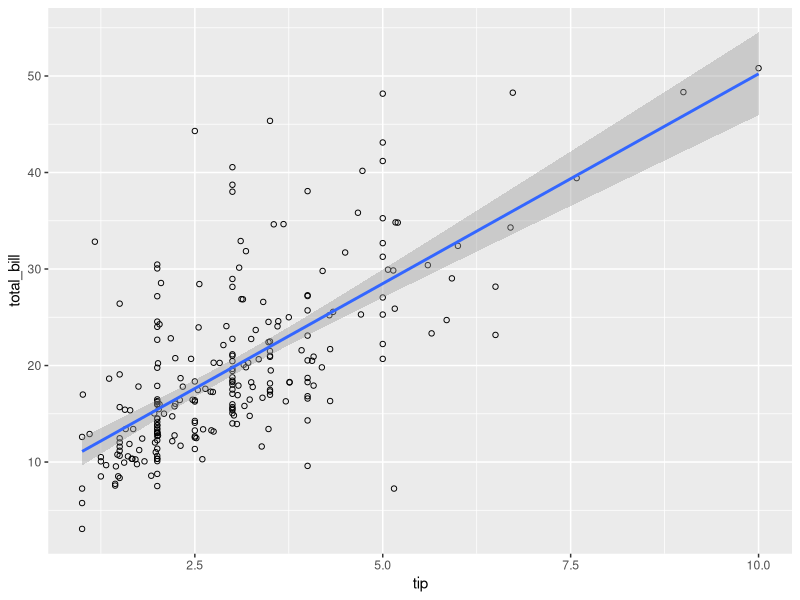
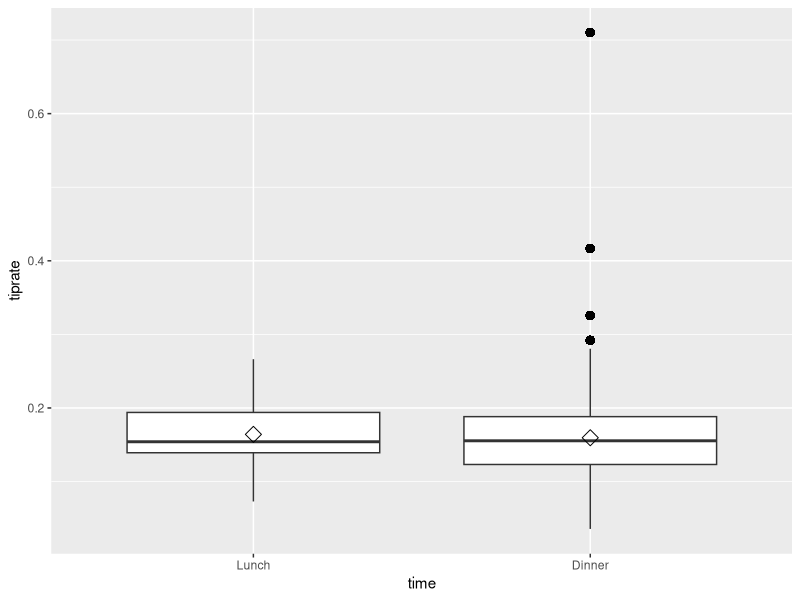
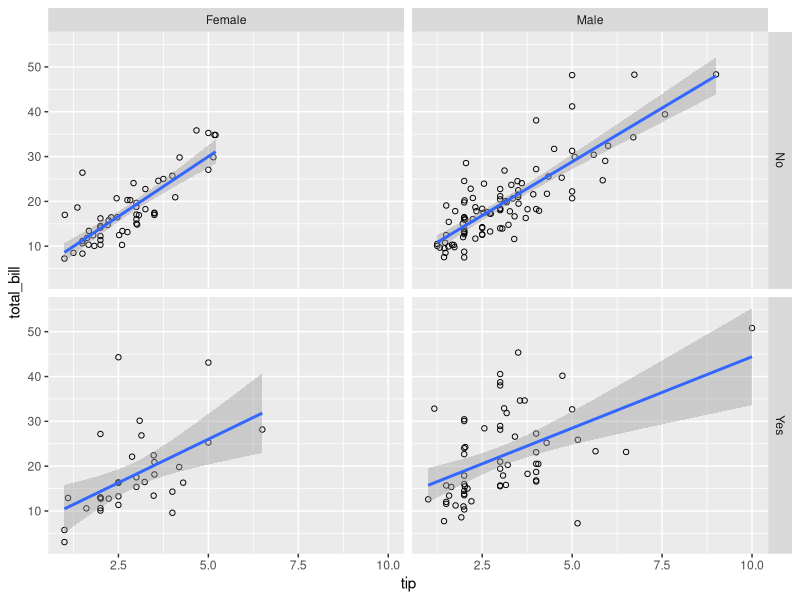
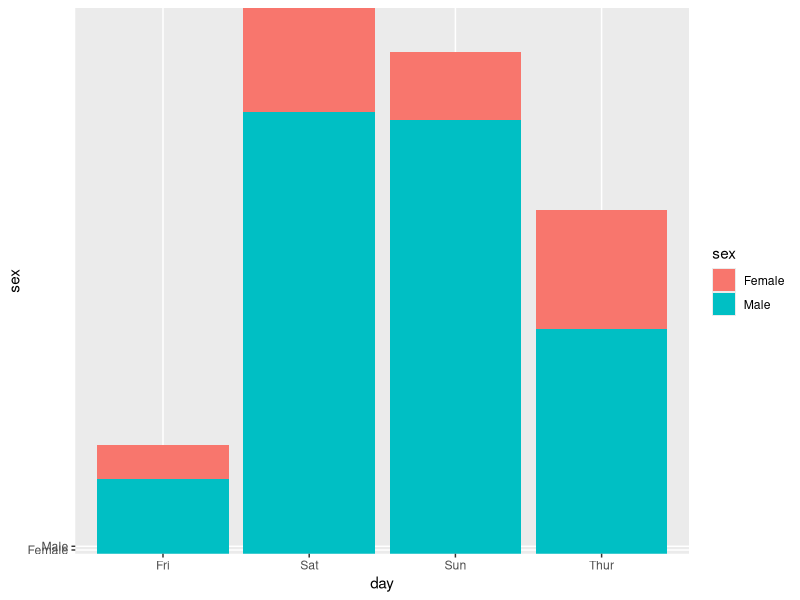

R code for these plots, in order:
## ---- chunk 1
knitr::opts_chunk$set(echo = TRUE)
## ---- chunk 2
data(tips, package="reshape2")
head(tips)
numParty = nrow(tips)
numParty
## ---- chunk 3
sapply(tips, class)
## ---- chunk 4
day <- tips$day
dayOrder <- c("Thur", "Fri", "Sat", "Sun")
day <- day[order(match(day, dayOrder))]
day
## ---- chunk 5
female5 <- subset(tips, sex=="Female" & size >= 5)
female5
## ---- chunk 6
library(ggplot2)
ggplot(tips, aes(x=tip, y=total_bill)) + geom_point(shape=1) + geom_smooth(method=lm)
## ---- chunk 7
tips$tiprate <- tips$tip / tips$total_bill
mean(tips[["tiprate"]])
## ---- chunk 8
tips$time <- factor(tips$time, levels = c("Lunch", "Dinner"), ordered = TRUE)
ggplot(tips, aes(x=time, y=tiprate)) + geom_boxplot(outlier.color="black", outlier.shape=16, outlier.size=3, notch=FALSE) + stat_summary(fun.y=mean, geom="point", shape=23, size=4)
## ---- chunk 9
ggplot(tips, aes(x=tip , y=total_bill)) + geom_point(shape=1) + geom_smooth(method=lm) + facet_grid(smoker ~ sex)
## ---- chunk 10
ggplot(tips, aes(x=day, y=sex, fill=sex)) + geom_bar(stat="identity")
